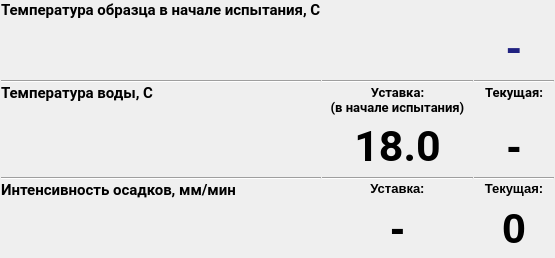
      <widget class="QWidget" name="MainScreen">
       <property name="cursor">
        <cursorShape>BlankCursor</cursorShape>
       </property>
       <layout class="QVBoxLayout" name="verticalLayout_2">
        <property name="spacing">
         <number>1</number>
        </property>
        <property name="leftMargin">
         <number>1</number>
        </property>
        <property name="topMargin">
         <number>1</number>
        </property>
        <property name="rightMargin">
         <number>1</number>
        </property>
        <property name="bottomMargin">
         <number>1</number>
        </property>
        <item>
         <layout class="QGridLayout" name="gridLayout">
          <property name="spacing">
           <number>1</number>
          </property>
          <item row="1" column="0">
           <widget class="QLabel" name="label_5">
            <property name="sizePolicy">
             <sizepolicy hsizetype="Expanding" vsizetype="Preferred">
              <horstretch>0</horstretch>
              <verstretch>0</verstretch>
             </sizepolicy>
            </property>
            <property name="minimumSize">
             <size>
              <width>320</width>
              <height>0</height>
             </size>
            </property>
            <property name="font">
             <font>
              <family>Roboto</family>
              <pointsize>11</pointsize>
              <weight>75</weight>
              <bold>true</bold>
             </font>
            </property>
            <property name="cursor">
             <cursorShape>BlankCursor</cursorShape>
            </property>
            <property name="text">
             <string>Температура образца в начале испытания, C</string>
            </property>
            <property name="alignment">
             <set>Qt::AlignLeading|Qt::AlignLeft|Qt::AlignTop</set>
            </property>
           </widget>
          </item>
          <item row="4" column="2">
           <widget class="QLabel" name="label_14">
            <property name="sizePolicy">
             <sizepolicy hsizetype="Preferred" vsizetype="Preferred">
              <horstretch>0</horstretch>
              <verstretch>0</verstretch>
             </sizepolicy>
            </property>
            <property name="font">
             <font>
              <family>Roboto</family>
              <pointsize>10</pointsize>
              <weight>75</weight>
              <italic>false</italic>
              <bold>true</bold>
             </font>
            </property>
            <property name="cursor">
             <cursorShape>BlankCursor</cursorShape>
            </property>
            <property name="text">
             <string>Текущая:</string>
            </property>
            <property name="alignment">
             <set>Qt::AlignHCenter|Qt::AlignTop</set>
            </property>
           </widget>
          </item>
          <item row="7" column="1">
           <widget class="QLabel" name="label_8">
            <property name="sizePolicy">
             <sizepolicy hsizetype="Preferred" vsizetype="Preferred">
              <horstretch>0</horstretch>
              <verstretch>0</verstretch>
             </sizepolicy>
            </property>
            <property name="font">
             <font>
              <pointsize>10</pointsize>
              <weight>75</weight>
              <italic>false</italic>
              <bold>true</bold>
             </font>
            </property>
            <property name="cursor">
             <cursorShape>BlankCursor</cursorShape>
            </property>
            <property name="text">
             <string>Уставка:</string>
            </property>
            <property name="alignment">
             <set>Qt::AlignHCenter|Qt::AlignTop</set>
            </property>
           </widget>
          </item>
          <item row="7" column="0">
           <widget class="QLabel" name="label_7">
            <property name="sizePolicy">
             <sizepolicy hsizetype="Expanding" vsizetype="Preferred">
              <horstretch>0</horstretch>
              <verstretch>0</verstretch>
             </sizepolicy>
            </property>
            <property name="minimumSize">
             <size>
              <width>0</width>
              <height>0</height>
             </size>
            </property>
            <property name="maximumSize">
             <size>
              <width>16777215</width>
              <height>16777215</height>
             </size>
            </property>
            <property name="palette">
             <palette>
              <active>
               <colorrole role="Base">
                <brush brushstyle="SolidPattern">
                 <color alpha="255">
                  <red>255</red>
                  <green>255</green>
                  <blue>255</blue>
                 </color>
                </brush>
               </colorrole>
              </active>
              <inactive>
               <colorrole role="Base">
                <brush brushstyle="SolidPattern">
                 <color alpha="255">
                  <red>255</red>
                  <green>255</green>
                  <blue>255</blue>
                 </color>
                </brush>
               </colorrole>
              </inactive>
              <disabled>
               <colorrole role="Base">
                <brush brushstyle="SolidPattern">
                 <color alpha="255">
                  <red>240</red>
                  <green>240</green>
                  <blue>240</blue>
                 </color>
                </brush>
               </colorrole>
              </disabled>
             </palette>
            </property>
            <property name="font">
             <font>
              <family>Roboto</family>
              <pointsize>11</pointsize>
              <weight>75</weight>
              <italic>false</italic>
              <bold>true</bold>
             </font>
            </property>
            <property name="cursor">
             <cursorShape>BlankCursor</cursorShape>
            </property>
            <property name="text">
             <string>Интенсивность осадков, мм/мин</string>
            </property>
            <property name="alignment">
             <set>Qt::AlignLeading|Qt::AlignLeft|Qt::AlignTop</set>
            </property>
           </widget>
          </item>
          <item row="4" column="0">
           <widget class="QLabel" name="label_6">
            <property name="sizePolicy">
             <sizepolicy hsizetype="Expanding" vsizetype="Preferred">
              <horstretch>0</horstretch>
              <verstretch>0</verstretch>
             </sizepolicy>
            </property>
            <property name="minimumSize">
             <size>
              <width>0</width>
              <height>0</height>
             </size>
            </property>
            <property name="maximumSize">
             <size>
              <width>16777215</width>
              <height>16777215</height>
             </size>
            </property>
            <property name="font">
             <font>
              <family>Roboto</family>
              <pointsize>11</pointsize>
              <weight>75</weight>
              <italic>false</italic>
              <bold>true</bold>
             </font>
            </property>
            <property name="cursor">
             <cursorShape>BlankCursor</cursorShape>
            </property>
            <property name="styleSheet">
             <string notr="true"/>
            </property>
            <property name="text">
             <string>Температура воды, C</string>
            </property>
            <property name="alignment">
             <set>Qt::AlignLeading|Qt::AlignLeft|Qt::AlignTop</set>
            </property>
           </widget>
          </item>
          <item row="4" column="1">
           <widget class="QLabel" name="label_4">
            <property name="sizePolicy">
             <sizepolicy hsizetype="Expanding" vsizetype="Preferred">
              <horstretch>0</horstretch>
              <verstretch>0</verstretch>
             </sizepolicy>
            </property>
            <property name="minimumSize">
             <size>
              <width>151</width>
              <height>0</height>
             </size>
            </property>
            <property name="font">
             <font>
              <family>Roboto</family>
              <pointsize>10</pointsize>
              <weight>75</weight>
              <italic>false</italic>
              <bold>true</bold>
             </font>
            </property>
            <property name="cursor">
             <cursorShape>BlankCursor</cursorShape>
            </property>
            <property name="text">
             <string>Уставка:
(в начале испытания)</string>
            </property>
            <property name="scaledContents">
             <bool>false</bool>
            </property>
            <property name="alignment">
             <set>Qt::AlignHCenter|Qt::AlignTop</set>
            </property>
            <property name="wordWrap">
             <bool>false</bool>
            </property>
            <property name="indent">
             <number>-1</number>
            </property>
           </widget>
          </item>
          <item row="7" column="2">
           <widget class="QLabel" name="label_13">
            <property name="sizePolicy">
             <sizepolicy hsizetype="Preferred" vsizetype="Preferred">
              <horstretch>0</horstretch>
              <verstretch>0</verstretch>
             </sizepolicy>
            </property>
            <property name="font">
             <font>
              <pointsize>10</pointsize>
              <weight>75</weight>
              <italic>false</italic>
              <bold>true</bold>
             </font>
            </property>
            <property name="cursor">
             <cursorShape>BlankCursor</cursorShape>
            </property>
            <property name="text">
             <string>Текущая:</string>
            </property>
            <property name="alignment">
             <set>Qt::AlignHCenter|Qt::AlignTop</set>
            </property>
           </widget>
          </item>
          <item row="9" column="2">
           <widget class="QLabel" name="lCurrentRainIntens">
            <property name="sizePolicy">
             <sizepolicy hsizetype="Expanding" vsizetype="Expanding">
              <horstretch>0</horstretch>
              <verstretch>0</verstretch>
             </sizepolicy>
            </property>
            <property name="palette">
             <palette>
              <active>
               <colorrole role="WindowText">
                <brush brushstyle="SolidPattern">
                 <color alpha="255">
                  <red>0</red>
                  <green>0</green>
                  <blue>0</blue>
                 </color>
                </brush>
               </colorrole>
              </active>
              <inactive>
               <colorrole role="WindowText">
                <brush brushstyle="SolidPattern">
                 <color alpha="255">
                  <red>0</red>
                  <green>0</green>
                  <blue>0</blue>
                 </color>
                </brush>
               </colorrole>
              </inactive>
              <disabled>
               <colorrole role="WindowText">
                <brush brushstyle="SolidPattern">
                 <color alpha="255">
                  <red>143</red>
                  <green>146</green>
                  <blue>147</blue>
                 </color>
                </brush>
               </colorrole>
              </disabled>
             </palette>
            </property>
            <property name="font">
             <font>
              <pointsize>32</pointsize>
              <weight>75</weight>
              <bold>true</bold>
             </font>
            </property>
            <property name="cursor">
             <cursorShape>BlankCursor</cursorShape>
            </property>
            <property name="text">
             <string>0</string>
            </property>
            <property name="alignment">
             <set>Qt::AlignCenter</set>
            </property>
           </widget>
          </item>
          <item row="3" column="2">
           <widget class="Line" name="line_3">
            <property name="cursor">
             <cursorShape>BlankCursor</cursorShape>
            </property>
            <property name="orientation">
             <enum>Qt::Horizontal</enum>
            </property>
           </widget>
          </item>
          <item row="3" column="0">
           <widget class="Line" name="line">
            <property name="minimumSize">
             <size>
              <width>0</width>
              <height>0</height>
             </size>
            </property>
            <property name="cursor">
             <cursorShape>BlankCursor</cursorShape>
            </property>
            <property name="lineWidth">
             <number>1</number>
            </property>
            <property name="orientation">
             <enum>Qt::Horizontal</enum>
            </property>
           </widget>
          </item>
          <item row="6" column="0">
           <widget class="Line" name="line_7">
            <property name="minimumSize">
             <size>
              <width>0</width>
              <height>0</height>
             </size>
            </property>
            <property name="cursor">
             <cursorShape>BlankCursor</cursorShape>
            </property>
            <property name="orientation">
             <enum>Qt::Horizontal</enum>
            </property>
           </widget>
          </item>
          <item row="6" column="1">
           <widget class="Line" name="line_8">
            <property name="cursor">
             <cursorShape>BlankCursor</cursorShape>
            </property>
            <property name="orientation">
             <enum>Qt::Horizontal</enum>
            </property>
           </widget>
          </item>
          <item row="5" column="1">
           <widget class="QPushButton" name="lInitWaterTemp">
            <property name="sizePolicy">
             <sizepolicy hsizetype="Expanding" vsizetype="Expanding">
              <horstretch>0</horstretch>
              <verstretch>0</verstretch>
             </sizepolicy>
            </property>
            <property name="font">
             <font>
              <family>Roboto</family>
              <pointsize>32</pointsize>
              <weight>75</weight>
              <bold>true</bold>
             </font>
            </property>
            <property name="cursor">
             <cursorShape>BlankCursor</cursorShape>
            </property>
            <property name="autoFillBackground">
             <bool>true</bool>
            </property>
            <property name="text">
             <string>18.0</string>
            </property>
            <property name="flat">
             <bool>true</bool>
            </property>
           </widget>
          </item>
          <item row="6" column="2">
           <widget class="Line" name="line_9">
            <property name="cursor">
             <cursorShape>BlankCursor</cursorShape>
            </property>
            <property name="orientation">
             <enum>Qt::Horizontal</enum>
            </property>
           </widget>
          </item>
          <item row="5" column="2">
           <widget class="QLabel" name="lCurrentWaterTemp">
            <property name="sizePolicy">
             <sizepolicy hsizetype="Expanding" vsizetype="Expanding">
              <horstretch>0</horstretch>
              <verstretch>0</verstretch>
             </sizepolicy>
            </property>
            <property name="palette">
             <palette>
              <active>
               <colorrole role="WindowText">
                <brush brushstyle="SolidPattern">
                 <color alpha="255">
                  <red>0</red>
                  <green>0</green>
                  <blue>0</blue>
                 </color>
                </brush>
               </colorrole>
              </active>
              <inactive>
               <colorrole role="WindowText">
                <brush brushstyle="SolidPattern">
                 <color alpha="255">
                  <red>0</red>
                  <green>0</green>
                  <blue>0</blue>
                 </color>
                </brush>
               </colorrole>
              </inactive>
              <disabled>
               <colorrole role="WindowText">
                <brush brushstyle="SolidPattern">
                 <color alpha="255">
                  <red>143</red>
                  <green>146</green>
                  <blue>147</blue>
                 </color>
                </brush>
               </colorrole>
              </disabled>
             </palette>
            </property>
            <property name="font">
             <font>
              <pointsize>32</pointsize>
              <weight>75</weight>
              <bold>true</bold>
             </font>
            </property>
            <property name="cursor">
             <cursorShape>BlankCursor</cursorShape>
            </property>
            <property name="text">
             <string>-</string>
            </property>
            <property name="alignment">
             <set>Qt::AlignCenter</set>
            </property>
           </widget>
          </item>
          <item row="9" column="1">
           <widget class="QPushButton" name="lInitRainIntens">
            <property name="sizePolicy">
             <sizepolicy hsizetype="Expanding" vsizetype="Expanding">
              <horstretch>0</horstretch>
              <verstretch>0</verstretch>
             </sizepolicy>
            </property>
            <property name="font">
             <font>
              <pointsize>32</pointsize>
              <weight>75</weight>
              <bold>true</bold>
             </font>
            </property>
            <property name="cursor">
             <cursorShape>BlankCursor</cursorShape>
            </property>
            <property name="autoFillBackground">
             <bool>true</bool>
            </property>
            <property name="text">
             <string>-</string>
            </property>
            <property name="flat">
             <bool>true</bool>
            </property>
           </widget>
          </item>
          <item row="5" column="0">
           <spacer name="verticalSpacer_9">
            <property name="orientation">
             <enum>Qt::Vertical</enum>
            </property>
            <property name="sizeHint" stdset="0">
             <size>
              <width>20</width>
              <height>40</height>
             </size>
            </property>
           </spacer>
          </item>
          <item row="9" column="0">
           <spacer name="verticalSpacer_12">
            <property name="orientation">
             <enum>Qt::Vertical</enum>
            </property>
            <property name="sizeHint" stdset="0">
             <size>
              <width>20</width>
              <height>40</height>
             </size>
            </property>
           </spacer>
          </item>
          <item row="2" column="0">
           <spacer name="verticalSpacer_10">
            <property name="orientation">
             <enum>Qt::Vertical</enum>
            </property>
            <property name="sizeHint" stdset="0">
             <size>
              <width>20</width>
              <height>40</height>
             </size>
            </property>
           </spacer>
          </item>
          <item row="2" column="2">
           <widget class="QPushButton" name="lCurrentSampleTemp">
            <property name="sizePolicy">
             <sizepolicy hsizetype="Expanding" vsizetype="Expanding">
              <horstretch>0</horstretch>
              <verstretch>0</verstretch>
             </sizepolicy>
            </property>
            <property name="palette">
             <palette>
              <active>
               <colorrole role="WindowText">
                <brush brushstyle="SolidPattern">
                 <color alpha="255">
                  <red>32</red>
                  <green>34</green>
                  <blue>129</blue>
                 </color>
                </brush>
               </colorrole>
               <colorrole role="Text">
                <brush brushstyle="SolidPattern">
                 <color alpha="255">
                  <red>32</red>
                  <green>34</green>
                  <blue>129</blue>
                 </color>
                </brush>
               </colorrole>
               <colorrole role="ButtonText">
                <brush brushstyle="SolidPattern">
                 <color alpha="255">
                  <red>32</red>
                  <green>34</green>
                  <blue>129</blue>
                 </color>
                </brush>
               </colorrole>
              </active>
              <inactive>
               <colorrole role="WindowText">
                <brush brushstyle="SolidPattern">
                 <color alpha="255">
                  <red>32</red>
                  <green>34</green>
                  <blue>129</blue>
                 </color>
                </brush>
               </colorrole>
               <colorrole role="Text">
                <brush brushstyle="SolidPattern">
                 <color alpha="255">
                  <red>32</red>
                  <green>34</green>
                  <blue>129</blue>
                 </color>
                </brush>
               </colorrole>
               <colorrole role="ButtonText">
                <brush brushstyle="SolidPattern">
                 <color alpha="255">
                  <red>32</red>
                  <green>34</green>
                  <blue>129</blue>
                 </color>
                </brush>
               </colorrole>
              </inactive>
              <disabled>
               <colorrole role="WindowText">
                <brush brushstyle="SolidPattern">
                 <color alpha="255">
                  <red>143</red>
                  <green>146</green>
                  <blue>147</blue>
                 </color>
                </brush>
               </colorrole>
               <colorrole role="Text">
                <brush brushstyle="SolidPattern">
                 <color alpha="255">
                  <red>143</red>
                  <green>146</green>
                  <blue>147</blue>
                 </color>
                </brush>
               </colorrole>
               <colorrole role="ButtonText">
                <brush brushstyle="SolidPattern">
                 <color alpha="255">
                  <red>143</red>
                  <green>146</green>
                  <blue>147</blue>
                 </color>
                </brush>
               </colorrole>
              </disabled>
             </palette>
            </property>
            <property name="font">
             <font>
              <family>Roboto</family>
              <pointsize>32</pointsize>
              <weight>75</weight>
              <bold>true</bold>
             </font>
            </property>
            <property name="cursor">
             <cursorShape>BlankCursor</cursorShape>
            </property>
            <property name="autoFillBackground">
             <bool>true</bool>
            </property>
            <property name="text">
             <string>-</string>
            </property>
            <property name="autoDefault">
             <bool>false</bool>
            </property>
            <property name="default">
             <bool>false</bool>
            </property>
            <property name="flat">
             <bool>true</bool>
            </property>
           </widget>
          </item>
          <item row="3" column="1">
           <widget class="Line" name="line_2">
            <property name="cursor">
             <cursorShape>BlankCursor</cursorShape>
            </property>
            <property name="orientation">
             <enum>Qt::Horizontal</enum>
            </property>
           </widget>
          </item>
         </layout>
        </item>
       </layout>
       <zorder></zorder>
      </widget>
